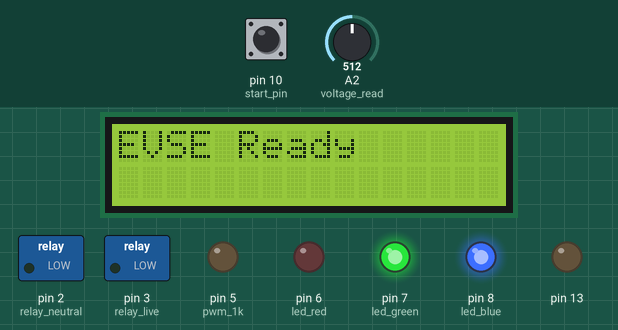
Recording of a sketch running on a simulated Arduino Uno, built with avr-gcc and run on an emulated ATmega328P. Parts: 16×2 character LCD, switched loads named in the sketch (green lamp = pin HIGH), output pins drawn as LEDs (lit = HIGH). The test bench sets the inputs (shaded band); at power-on: pin 10 (start_pin) LOW, A2 (voltage_read) = 512. What the sketch prints to the serial monitor is not drawn.

Above: at 1.7 s.
1.8 s: pin 10 (start_pin) pulled HIGH for 3.2 s
At 4.7 s:
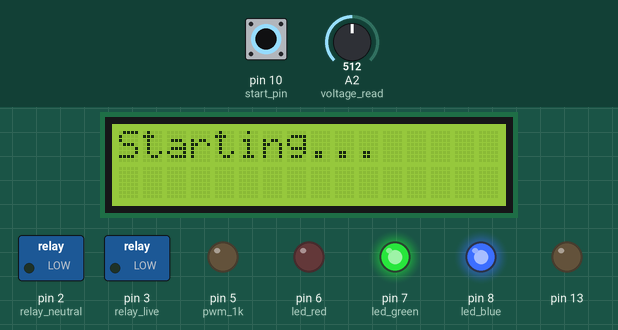
7.1 s: A2 (voltage_read) set to 466
9.0 s: A2 (voltage_read) set to 434
At 10.09 s:
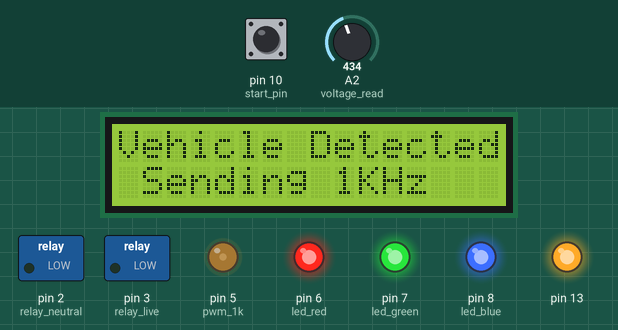
11.8 s: pin 10 (start_pin) pulled HIGH for 3.2 s
At 15.2 s:
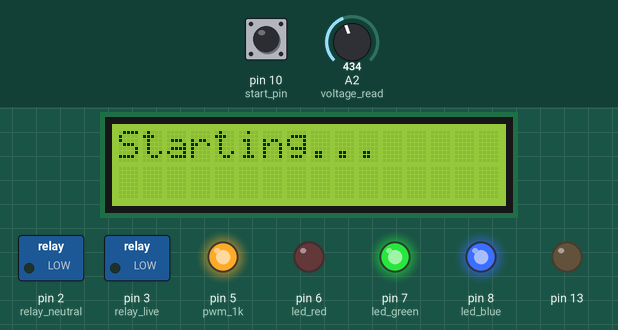
Timing chart, 0 to 16.7 s (numbered marks = the images above; inputs shaded):
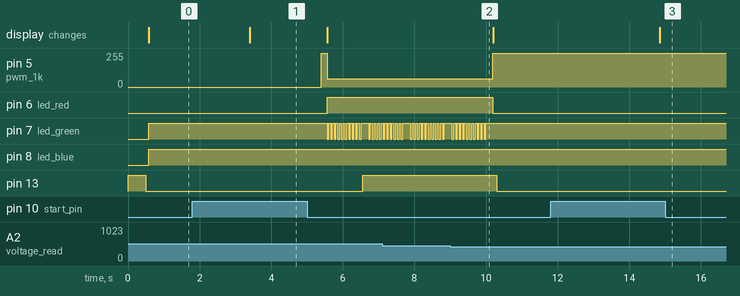

The sketch:

EVSE_Watchdog_millis.ino
```cpp
//12/07/2022 stable and working on Rev 2

#include <EmonLib.h>

byte cMCUSR;
#include<avr/wdt.h>

int voltage;
int switch_flag = 0;

#define adc_12v_min 650
#define adc_12v_max 900
#define adc_9v_min 450
#define adc_9v_max 550
#define adc_6v_min 250
#define adc_6v_max 350
#define adc_3v_min 100
#define adc_3v_max 230

int32_t frequency = 1000;//hz
#define duty_cycle 63.75  //   (10% 25.5)||(16% 40.8)||(25% 63.75)||(30% 76.5)||(40% 102)||(50% 127.5)||(100% 255) ,if above 800us or 80% duty cycle rule changes

unsigned long voltagetotal = 0;
unsigned long voltageavg = 0;
int counterval = 0;

#include <Wire.h>
#include <LiquidCrystal_I2C.h>
LiquidCrystal_I2C lcd(0x27, 16, 2);


bool      volt6_flag = false;
bool      volt9_flag = false;
bool      volt12_flag = false;
uint8_t count = 0;

#define start_pin 10


bool start_flag = false; // MAKE IT FALSE FOR DEVELOPMENT

#define led_blue 8       //Dickpak
#define led_green 7
#define led_red 6

#define pwm_1k 5
#define voltage_read A2

#define relay_live 3
#define relay_neutral 2
#define current_ip_pin A3
EnergyMonitor emon1;
String temp;
String s1;

unsigned long prevmillis;
unsigned long currentmillis;
unsigned long chargeduration=60;

void start_detect()                          //Switch ON button
{
  if (start_flag == false)
  {
    if (   digitalRead(start_pin) == HIGH)
    {
      _delay_ms(1500);
      if (  digitalRead(start_pin) == HIGH)
      {
        lcd.clear();
        lcd.setCursor(0, 0);
        lcd.print("Starting...");
        _delay_ms(2000);
        start_flag = true;
        analogWrite(pwm_1k, 255);
        switch_flag = 1;
      }
    }
  }
}
void setup() {
  cMCUSR = MCUSR;
  MCUSR = 0;
  wdt_disable();
  TCCR0B = TCCR0B & B11111000 | B00000011;
  Serial.begin(9600);
  pinMode(start_pin , INPUT);
  pinMode(led_blue , OUTPUT);
  pinMode(led_green , OUTPUT);
  pinMode(led_red , OUTPUT);
  pinMode(relay_live, OUTPUT);
  pinMode(relay_neutral, OUTPUT);
  digitalWrite(relay_live, LOW);
  digitalWrite(relay_neutral, LOW);
  emon1.current(current_ip_pin, 17);
  //  emon1.c urrent(current_ip_pin, 111.1);
  pinMode(13, OUTPUT);
  digitalWrite(13, HIGH);
  _delay_ms(500);
  digitalWrite(13, LOW);
  Serial.println("STARTING");
  if (cMCUSR & (1 << PORF ))
    Serial.println(F("Power-on reset.\n"));
  if (cMCUSR & (1 << EXTRF))
    Serial.println(F("External reset!\n"));
  if (cMCUSR & (1 << BORF ))
    Serial.println(F("Brownout reset!\n"));
  if (cMCUSR & (1 << WDRF ))
    Serial.println(F("Watchdog reset!\n"));
  Wire.begin();
  Wire.beginTransmission(0x27);
  int   err = Wire.endTransmission();
  Serial.println(err);
  if (err == 0)
  {
    Serial.println("LCD Ready");
    lcd.init();
    lcd.backlight();
    lcd.clear();
    lcd.setCursor(0, 0);
    lcd.print("EVSE Ready");
    //rtcf = 1;
  }
  else
  {
    Serial.println(F("LCDfault "));
  }
  wdt_enable(WDTO_8S);
}

void loop()
{
  wdt_reset();
  stop_detect();
  if (start_flag == true)
  {

    voltagetotal = 0;
    voltageavg = 0;
    counterval = 0;
    for (int i = 0; i < 100; i++)
    {
      voltage = analogRead(voltage_read);
      if (volt9_flag == 1)
      {
        if (voltage > 100)
        {
          voltagetotal += voltage;
          counterval++;
        }
      }
      else if (volt6_flag == 1)
      {
        if (voltage > 100)
        {
          voltagetotal += voltage;
          counterval++;
        }
      }
      else
      {
        if (voltage > 50)
        {
          voltagetotal += voltage;
          counterval++;
        }
      }
    }
    wdt_reset();
    voltageavg = voltagetotal / counterval;
    voltage = voltageavg;
    Serial.print("Counter val: "); Serial.print(counterval);
    Serial.print("/100\tVoltage val: "); Serial.println(voltage);

    Serial.print(volt12_flag); Serial.print(volt9_flag); Serial.println(volt6_flag);
    if (voltage > 100) {
      if ((adc_12v_min < voltage) && (voltage < adc_12v_max)) //12v
      {
        digitalWrite(relay_live, LOW);
        digitalWrite(relay_neutral, LOW);
        digitalWrite(led_blue, HIGH);
        digitalWrite(led_red, LOW);
        digitalWrite(led_green, HIGH);
        Serial.println("on standby i.e no car connected ");
        lcd.clear();
        lcd.setCursor(5, 0);
        lcd.print("Standby");
        lcd.setCursor(0, 1);
        lcd.print("No Car Connected");
        _delay_ms(200);
        volt12_flag = true;
        volt9_flag = false;
        volt6_flag = false;

      }
      else if ((adc_9v_min < voltage) && (voltage < adc_9v_max )) //9v
      {
        volt9_flag = true;
        if (volt12_flag == true || volt9_flag == true)          //check if it was 12V first
        {
          digitalWrite(relay_live, LOW);
          digitalWrite(relay_neutral, LOW);
          Serial.println("vehicle detected ..sending 1khz signal ");
          lcd.clear();
          lcd.setCursor(0, 0);
          lcd.print("Vehicle Detected");
          lcd.setCursor(1, 1);
          lcd.print("Sending 1KHz");
          Serial.println(voltage);
          analogWrite(pwm_1k, duty_cycle);
          READY_BLINK();
          digitalWrite(13, HIGH);

          volt9_flag = true;
          volt12_flag = false;
          volt6_flag = false;
        }
        else
        {
          if (volt6_flag == true)                   //wasnt 12V first directly 9V
          {
            stop_now();                            //HE UNCOMMENT KARAYCHA NA
          }
          Serial.println("In 9V Loop");
        }
      }
      else if ((adc_6v_min < voltage) && (voltage < adc_6v_max))//6v
      {
        Serial.println("In charging loop");
        int Irms = emon1.calcIrms(1480);  // Calculate Irms only
        Serial.print("Power: "); Serial.print(Irms * 230.0); Serial.print("  Current: "); Serial.println(Irms);
        lcd.setCursor(0, 1);
        lcd.print("Current: ");
        lcd.setCursor(10, 1);
        lcd.print(Irms);
        //milis
        currentmillis = millis()/1000;
        if(currentmillis-prevmillis>=chargeduration){
          stop_now();
          }
        if (volt6_flag == false)
        {
          digitalWrite(13, LOW);
          Serial.println("CHARGING STARTED");
          lcd.clear();
          lcd.setCursor(0, 0);
          lcd.print("Vehicle Charging");

          _delay_ms(500);
          digitalWrite(relay_live, HIGH);
          digitalWrite(relay_neutral, HIGH);
          prevmillis=currentmillis;
          digitalWrite(led_green, LOW);
          digitalWrite(led_blue, HIGH);
          digitalWrite(led_red, HIGH);
          volt9_flag = false;
          volt6_flag = true;
        }
      }
      else if ((adc_3v_min < voltage) && (voltage < adc_3v_max))//3v
      {
        digitalWrite(relay_live, LOW);
        digitalWrite(relay_neutral, LOW);
        digitalWrite(led_blue, LOW);
        digitalWrite(led_green, HIGH);
        digitalWrite(led_red, HIGH);
        //      start_flag = false;
        Serial.println("open surrounding needed X overheat ");
        volt6_flag = false;
        volt9_flag = false;
        volt12_flag = false;
      }
      else
      {
        Serial.println("No if conditions");
        stop_now();
      }
    }                //>100 else ?
  }
  else                  //switch still OFF
  {
    digitalWrite(13, LOW);
    digitalWrite(led_blue, HIGH);
    digitalWrite(led_green, HIGH);
    digitalWrite(led_red, LOW);
    Serial.println("Everything OFF");
    start_detect();
  }
  _delay_ms(100);

}

void stop_now()
{
  wdt_reset();
  Serial.println("Stop now");
  lcd.clear();
  lcd.setCursor(0, 0);
  lcd.print("EVSE Ready");

  _delay_ms(5);
  start_flag = false;
  digitalWrite(relay_live, LOW);
  digitalWrite(relay_neutral, LOW);
  digitalWrite(led_green, HIGH);
  digitalWrite(led_blue, HIGH);
  digitalWrite(led_red, LOW);

  analogWrite(pwm_1k, 255);

  volt6_flag = false;
  volt9_flag = false;
  volt12_flag = false;
  lcd.clear();
  lcd.setCursor(0, 0);
  lcd.print("EVSE Ready");
}

void stop_detect()
{
  if ( switch_flag == 1) {
    if (   digitalRead(start_pin) == HIGH)
    {
      _delay_ms(1500);
      if (  digitalRead(start_pin) == HIGH)
      {
        Serial.println("In stop detect function");
        stop_now();
        switch_flag = 0;
      }
    }
  }
}

void READY_BLINK()  // required integer specifies, Delay time in sec
{
  wdt_reset();
  for (int k = 0; k < 10 ; k++)
  {
    digitalWrite(led_green, LOW);
    digitalWrite(led_blue, HIGH);
    digitalWrite(led_red, HIGH);
    _delay_ms(50);
    digitalWrite(led_green, HIGH);
    digitalWrite(led_blue, HIGH);
    digitalWrite(led_red, HIGH);
    _delay_ms(50);
  }
}
```

Measured:
- the behaviour switches between 451 and 450 on A2 (voltage_read) (found by bisection; images 1 and 2)
- after the input at 1.8 s, pin 5 (pwm_1k): 0/255 → 255/255 after 3.6 s, → 63/255 0.16 s later; pin 6 (led_red): LOW → HIGH after 3.8 s
- after the input at 9.0 s, pin 5 (pwm_1k): 63/255 → 255/255 after 1.2 s; pin 6 (led_red): HIGH → LOW after 1.2 s; pin 7 (led_green): goes on until 10.0 s, then stays HIGH; pin 13: HIGH → LOW after 1.3 s
- after the input at 11.8 s, the display: changes after 3.0 s (image 3)
